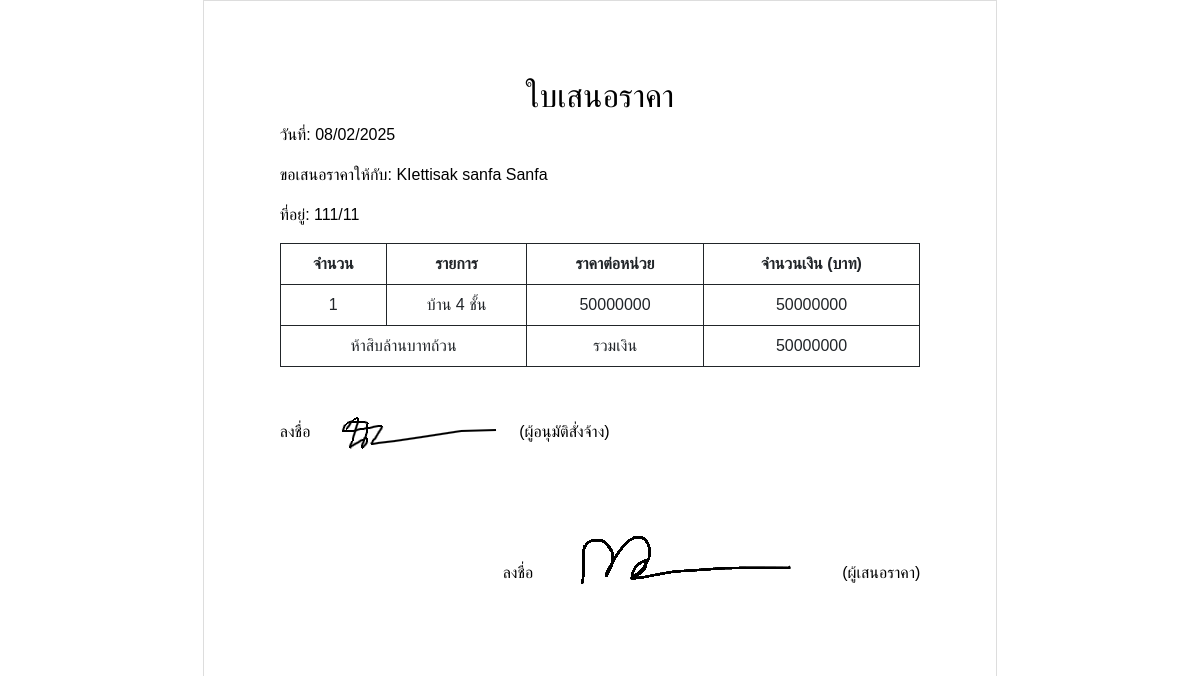
/quotation_view/202502081/, run on an earlier commit of the app's database.
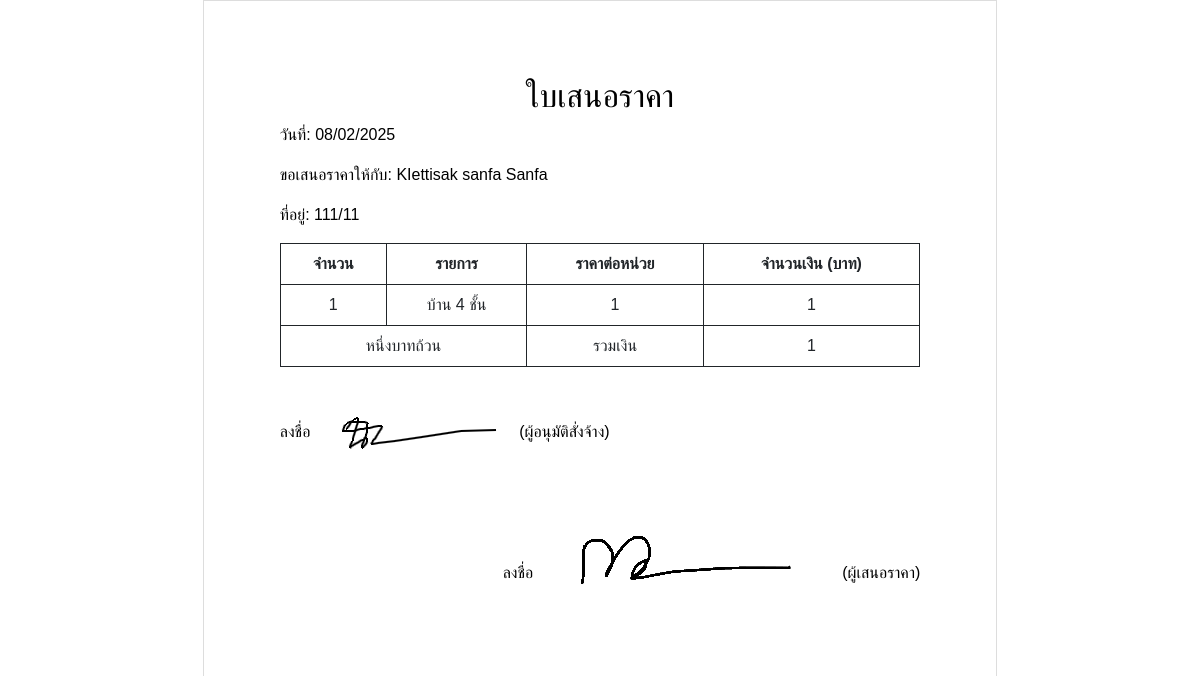
And on a later commit of the database.
### pApp/models.py (models this page shows)
class order(models.Model):
    amount = models.IntegerField()
    orderName = models.CharField(max_length=25)
    price = models.IntegerField()
    total = models.IntegerField()
    quotation = models.ForeignKey(
        quotation,on_delete=models.CASCADE, related_name="orders"
    )  # เพิ่ม ForeignKey เพื่อเชื่อมโยงกับ quotation

class quotation(models.Model):
    number = models.CharField(max_length=10)
    url = models.CharField(max_length=255, blank=True, null=True)
    date = models.DateField(null=True, blank=True)
    name = models.CharField(max_length=25)
    lastName = models.CharField(max_length=25)
    address = models.CharField(max_length=50)
    tel = models.CharField(max_length=10)
    totalPrice = models.IntegerField()
    quotation_status = models.CharField(max_length=10)

### pApp/backEnd/quotation_view.py (the view)
# urls.py: path('quotation_view/<str:quotation_number>/', quotation_view.quotation_view, name='quotation_view'),  # ใช้ฟังก์ชัน quotation_view
def quotation_view(request, quotation_number):
    quotation_data = get_object_or_404(quotation, number=quotation_number)
    orders = quotation_data.orders.all()  # ใช้ related_name สำหรับดึง orders
    return render(request, 'quotation_view.html',
    {
        'quotation': quotation_data,
        'orders': orders,
        'show_button': True  # กำหนดให้แสดงปุ่มเฉพาะที่หน้า quotation_view
    })

### pApp/templatetags/custom_filters.py (called while the page is built)
def bahttext(value):
    from num2words import num2words
    try:
        value = float(value)
        text = num2words(value, lang='th') + "บาทถ้วน"
        return text
    except:
        return value

### pApp/templates/quotation_view.html (shortened to what this page needs)
<!DOCTYPE html>
<html lang="th">
    {% load static %}
<head>
    <link rel="stylesheet" href="https://cdn.jsdelivr.net/npm/bootstrap@5.3.0/dist/css/bootstrap.min.css">
</head>
<body>
    <div class="container">
        <div class="header">
            <h2 class="text-center">ใบเสนอราคา</h2>
        </div>
        <p>วันที่: {{ quotation.date|date:"d/m/Y" }}</p>
        <p>ขอเสนอราคาให้กับ: {{ quotation.name }} {{ quotation.lastName }}</p>
        <p>ที่อยู่: {{ quotation.address }}</p>
        <table class="table table-bordered border-dark">
            <thead  style="text-align: center;">
                <tr>
                    <th>จำนวน</th>
                    <th>รายการ</th>
                    <th>ราคาต่อหน่วย</th>
                    <th>จำนวนเงิน (บาท)</th>
                </tr>
            </thead>
            <tbody style="text-align: center;">
                {% for order in orders %}
                <tr>
                    <td>{{ order.amount }}</td>
                    <td>{{ order.orderName }}</td>
                    <td>{{ order.price }}</td>
                    <td>{{ order.total }}</td>
                </tr>
            {% endfor %}
                <tr>
                    {% load custom_filters %}
                    <td colspan="2">{{ quotation.totalPrice|bahttext }}</td>
                    <td >รวมเงิน</td>
                    <td>{{ quotation.totalPrice }}</td>
                </tr>
            </tbody>
        </table>
        <div >
            <div class="text-start me-auto">
                <p>ลงชื่อ <img src="{% static 'signature/' %}{{ quotation.number }}.png" alt="Signature" class="signature-img">  (ผู้อนุมัติสั่งจ้าง)</p>
            </div>
            <div class="text-end ms-auto">
                <p>ลงชื่อ <img src="{% static 'signature.png' %}" alt="Signature" class="signature-img">  (ผู้เสนอราคา)</p>
            </div>
        </div>
</div>
    <br>
</body>
</html>
<body >
</body>

What changed in the data, as far as the page shows it:
changed quotation "KIettisak sanfa": totalPrice|bahttext "ห้าสิบล้านบาทถ้วน" → "หนึ่งบาทถ้วน"; totalPrice "50000000" → "1"
changed order "บ้าน 4 ชั้น": price "50000000" → "1"; total "50000000" → "1"
